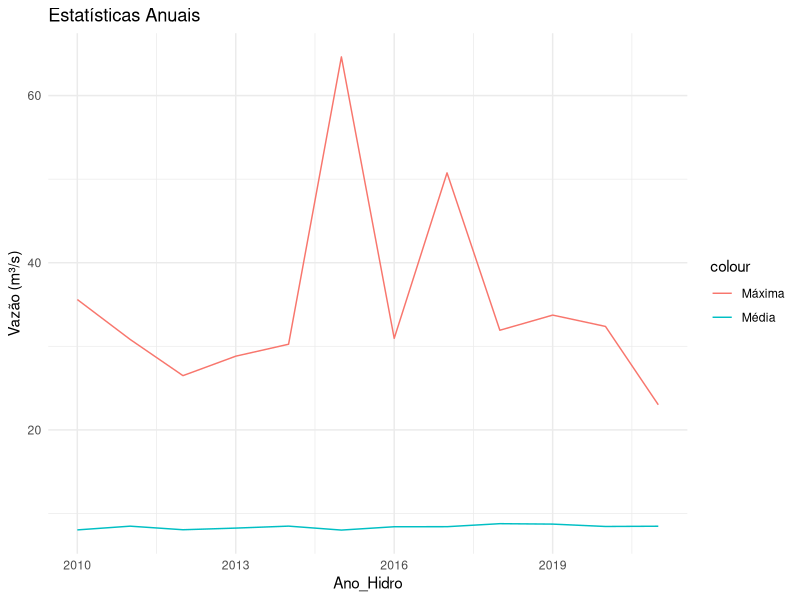

The R source for this figure:
## ---- chunk 1
library(tidyverse)
library(lubridate)


## ---- chunk 2
# Função para calcular Ano Hidrológico
# Se o mês for >= Outubro (10), o ano hidrológico é o ano seguinte.
obter_ano_hidrologico <- function(datas, inicio_mes = 10) {
  datas <- as.Date(datas)
  ano <- year(datas)
  mes <- month(datas)
  
  # Lógica vetorial (ifelse)
  ano_hidro <- ifelse(mes >= inicio_mes, ano + 1, ano)
  return(ano_hidro)
}
## ---- chunk 3
# Gerando dados fictícios de 10 anos
datas_seq <- seq(as.Date("2010-01-01"), as.Date("2020-12-31"), by="day")
vazoes_sim <- rlnorm(length(datas_seq), meanlog=2, sdlog=0.5) # Log-normal simulação

df_hidro <- data.frame(Data = datas_seq, Vazao = vazoes_sim) %>%
  mutate(Ano_Hidro = obter_ano_hidrologico(Data, inicio_mes = 10))

# Tabela Resumo Anual (Máximas, Mínimas e Médias)
resumo_anual <- df_hidro %>%
  group_by(Ano_Hidro) %>%
  summarise(
    Q_max = max(Vazao),
    Q_min = min(Vazao),
    Q_media = mean(Vazao),
    Dias_com_dados = n()
  )

print(head(resumo_anual))
## ---- chunk 4
ggplot(resumo_anual, aes(x = Ano_Hidro)) +
  geom_line(aes(y = Q_max, color = "Máxima")) +
  geom_line(aes(y = Q_media, color = "Média")) +
  labs(y = "Vazão (m³/s)", title = "Estatísticas Anuais") +
  theme_minimal()
